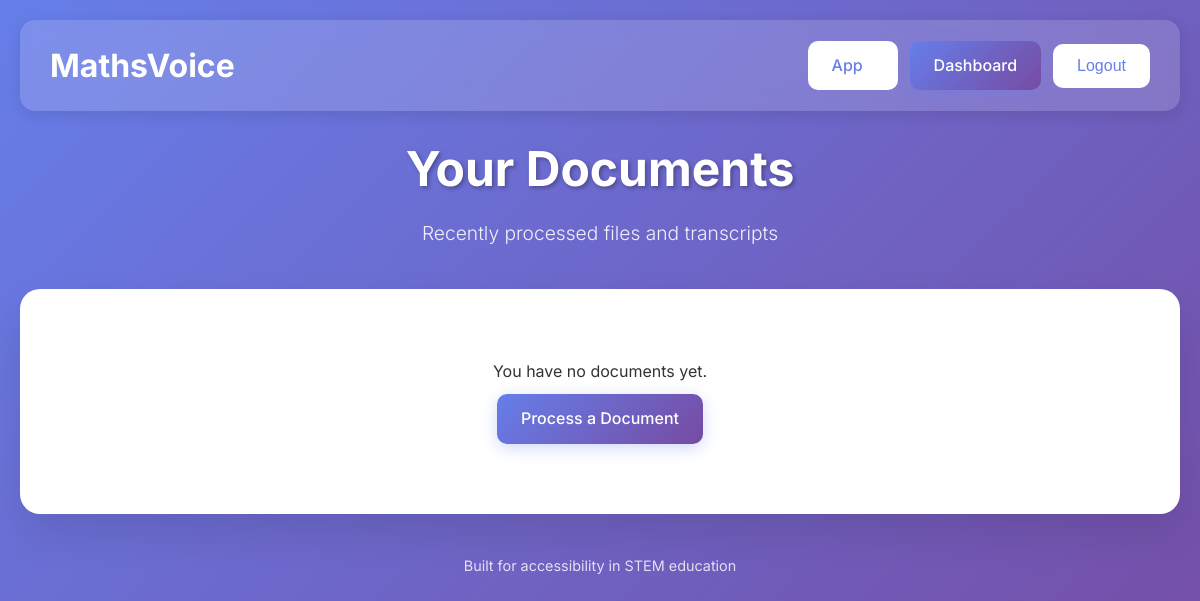
Page /dashboard (signed in) on the earlier database version.
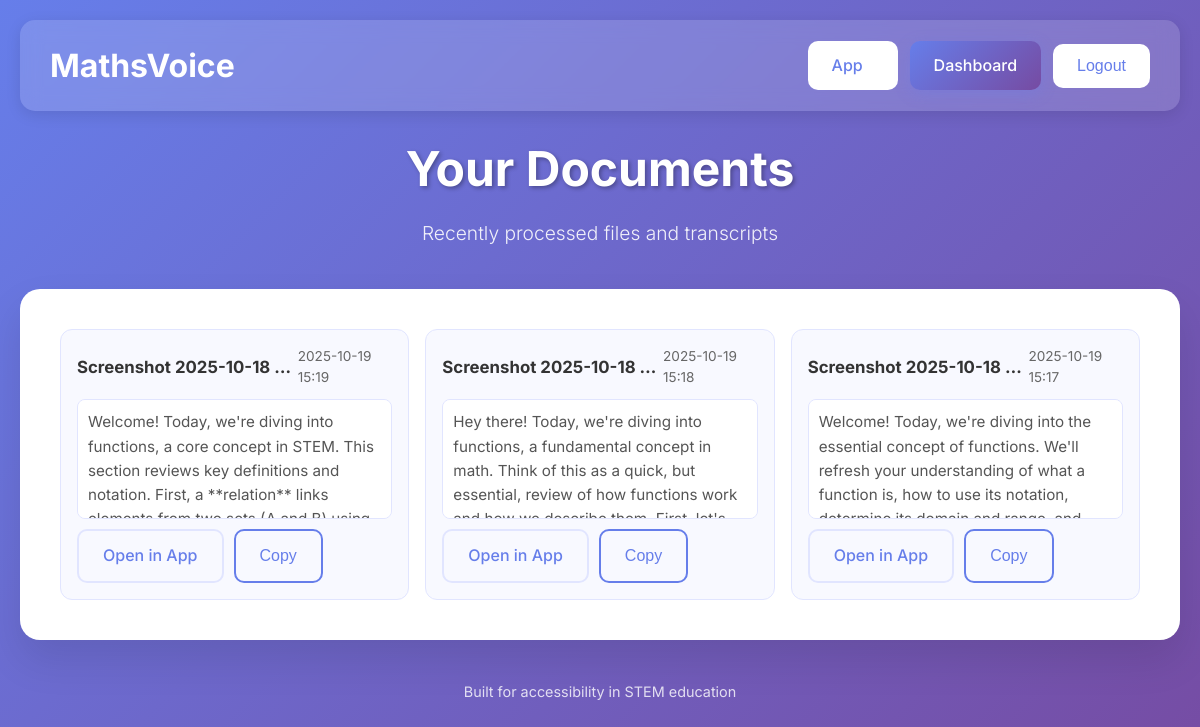
Same page on the later database version.
### app.py (models this page shows)
class Document(db.Model):
    id = db.Column(Integer, primary_key=True)
    user_id = db.Column(Integer, ForeignKey('user.id'), nullable=False)
    filename = db.Column(String, nullable=False)
    upload_time = db.Column(DateTime, default=db.func.now())
    original_text = db.Column(Text)  # Raw Mathpix text
    transcript = db.Column(Text)     # Final narrated text (Gemini summary)
    voice_id = db.Column(String)     # Selected voice used for narration
    user = relationship('User', back_populates='documents')

### app.py (the view)
@app.route('/dashboard')
@login_required
def dashboard():
    user_docs = db.session.execute(
        db.select(Document).where(Document.user_id == current_user.id).order_by(Document.upload_time.desc())
    ).scalars().all()
    return render_template('dashboard.html', documents=user_docs)

### app.py (called while the page is built)
@login_manager.user_loader
def load_user(user_id):
    return db.get_or_404(User, user_id)

### templates/dashboard.html (shortened to what this page needs)
<!DOCTYPE html>
<html lang="en">
<head>
    <link rel="stylesheet" href="{{ url_for('static', filename='styles.css') }}">
</head>
<body>
    <div class="container">
        <nav class="navbar" style="display: flex; justify-content: space-between; align-items: center; padding: 20px 30px; background: rgba(255, 255, 255, 0.15); backdrop-filter: blur(10px); border-radius: 15px; margin-bottom: 20px; box-shadow: 0 4px 15px rgba(0, 0, 0, 0.1);">
            <div class="navbar-brand" style="display: flex; align-items: center;">
                <a href="{{ url_for('home') }}" style="text-decoration: none; color: white; font-size: 2rem; font-weight: 700;">
                    <span style="font-weight: 700;">MathsVoice</span>
                </a>
            </div>
            <div class="navbar-links" style="display: flex; gap: 12px; align-items:center;">
                <a href="{{ url_for('index') }}" class="btn btn-outline" style="min-width: 90px; background: white; color: #667eea; border: none;">App</a>
                <a href="{{ url_for('dashboard') }}" class="btn btn-primary" aria-current="page" style="min-width: 110px;">Dashboard</a>
                <form action="{{ url_for('logout') }}" method="post" style="display: inline;">
                    <button type="submit" class="btn btn-outline" style="min-width: 90px; background: white; color: #667eea; border: none;">Logout</button>
                </form>
            </div>
        </nav>
        <header class="header">
            <h1 class="title">Your Documents</h1>
            <p class="subtitle">Recently processed files and transcripts</p>
        </header>
        <main class="main-content">
            {% if documents and documents|length > 0 %}
                <div role="list" aria-label="Processed documents" style="display: grid; grid-template-columns: repeat(auto-fill, minmax(280px, 1fr)); gap: 16px;">
                    {% for d in documents %}
                    <article role="listitem" class="doc-card" style="background:#f8f9ff; border:1px solid #e1e5ff; border-radius:12px; padding:16px; display:flex; flex-direction:column; gap:10px;">
                        <div style="display:flex; justify-content:space-between; align-items:center;">
                            <h3 style="margin:0; font-size:1.05rem; color:#333; max-width:70%; overflow:hidden; text-overflow:ellipsis; white-space:nowrap;" title="{{ d.filename }}">{{ d.filename }}</h3>
                            <span style="font-size:0.85rem; color:#666;">{{ d.upload_time.strftime('%Y-%m-%d %H:%M') if d.upload_time else '' }}</span>
                        </div>
                        <div style="font-size:0.95rem; color:#555; max-height:120px; overflow:auto; background:white; border-radius:8px; padding:10px; border:1px solid #e1e5ff;" aria-label="Transcript preview">
                            {{ (d.transcript or d.original_text or '')[:300] }}{% if (d.transcript or d.original_text) and (d.transcript or d.original_text)|length > 300 %}...{% endif %}
                        </div>
                        <div style="display:flex; gap:10px; margin-top:auto;">
                            <a class="btn btn-secondary" href="{{ url_for('index') }}">Open in App</a>
                            {% if d.transcript %}
                            <button class="btn btn-outline" onclick="(function(txt){const ta=document.createElement('textarea');ta.value=txt;document.body.appendChild(ta);ta.select();document.execCommand('copy');document.body.removeChild(ta);})(this.dataset.t);" data-t="{{ (d.transcript or '')|replace('"','&quot;')|replace('\n',' ') }}" aria-label="Copy transcript">Copy</button>
                            {% endif %}
                        </div>
                    </article>
                    {% endfor %}
                </div>
            {% else %}
                <div class="empty-state" style="text-align:center; padding:30px;">
                    <p>You have no documents yet.</p>
                    <a href="{{ url_for('index') }}" class="btn btn-primary" style="margin-top:10px;">Process a Document</a>
                </div>
            {% endif %}
        </main>
        <footer class="footer">
            <p>Built for accessibility in STEM education</p>
        </footer>
    </div>
</body>
</html>

### static/styles.css (style rules this page uses)
* { margin: 0; padding: 0; box-sizing: border-box; }
body { font-family: 'Inter', sans-serif; line-height: 1.6; color: #333; background: linear-gradient(135deg, #667eea 0%, #764ba2 100%); min-height: 100vh; }
.container { max-width: 1200px; margin: 0 auto; padding: 20px; }
.header { text-align: center; margin-bottom: 40px; color: white; }
.title { font-size: 3rem; font-weight: 700; margin-bottom: 10px; text-shadow: 2px 2px 4px rgba(0,0,0,0.3); }
.subtitle { font-size: 1.2rem; opacity: 0.9; font-weight: 300; }
.main-content { background: white; border-radius: 20px; padding: 40px; box-shadow: 0 20px 40px rgba(0,0,0,0.1); margin-bottom: 40px; }
.btn { display: inline-flex; align-items: center; gap: 8px; padding: 12px 24px; border: none; border-radius: 10px; font-size: 1rem; font-weight: 500; cursor: pointer; transition: all 0.3s ease; text-decoration: none; min-height: 44px; }
.btn-primary { background: linear-gradient(135deg, #667eea, #764ba2); color: white; box-shadow: 0 4px 15px rgba(102, 126, 234, 0.3); }
.btn-secondary { background: #f8f9ff; color: #667eea; border: 2px solid #e1e5ff; }
.btn-outline { background: transparent; color: #667eea; border: 2px solid #667eea; }
.footer { text-align: center; color: white; opacity: 0.8; font-size: 0.9rem; }

Differences in the rows shown:
added Document: filename "Screenshot 2025-10-18…", upload_time "2025-10-19 15:19", transcript "Welcome! Today, we're diving into functions, a core concept in STEM. This section reviews key definitions and notation. First, a **relation** links…"
added Document: filename "Screenshot 2025-10-18…", upload_time "2025-10-19 15:18", transcript "Hey there! Today, we're diving into functions, a fundamental concept in math. Think of this as a quick, but essential, review of how functions work…"
added Document: filename "Screenshot 2025-10-18…", upload_time "2025-10-19 15:17", transcript "Welcome! Today, we're diving into the essential concept of functions. We'll refresh your understanding of what a function is, how to use its notation,…"
Other differences:
text no longer shown: "You have no documents yet. Process a Document"
